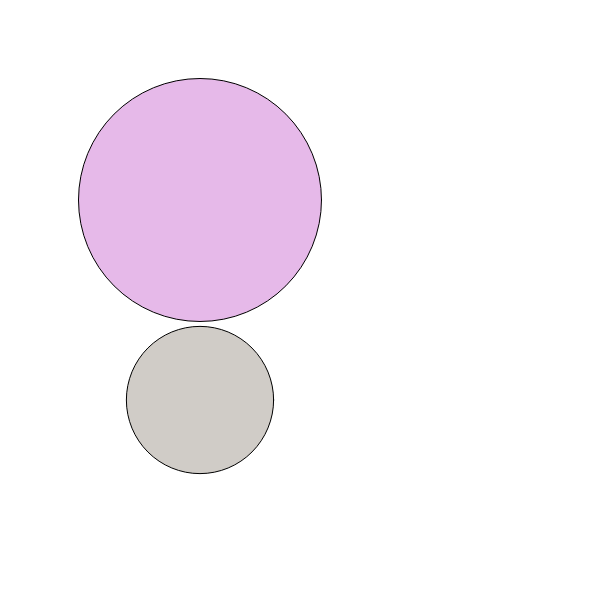
Frame 1 (no input)
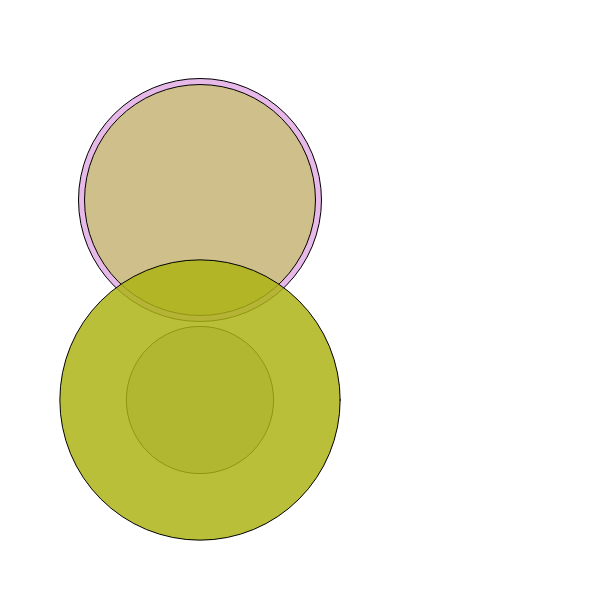
Frame 2 (the mouse pressed at the canvas centre, redrawn once)

The p5.js sketch that drew these frames (run headless with seeded random() and noise() and a simulated clock; the mouse was pressed at the canvas centre and the sketch redrawn once):

// p5.js sketch
// ── sketch.js
function setup() {
  createCanvas(600, 600);
  noLoop();
}

function draw() {
  drawRandomEllipse(200, 200);
  drawRandomEllipse(200, 400);
}

function drawRandomEllipse(inputx, inputy) {
  var x = inputx
  var y = inputy;
  var r = random(255);
  var g = random(255);
  var b = random(255);
  var a = random(255);
  var s = random(10, 300);
  
  fill(r, g, b, a);
  ellipse(x, y, s, s);
}
